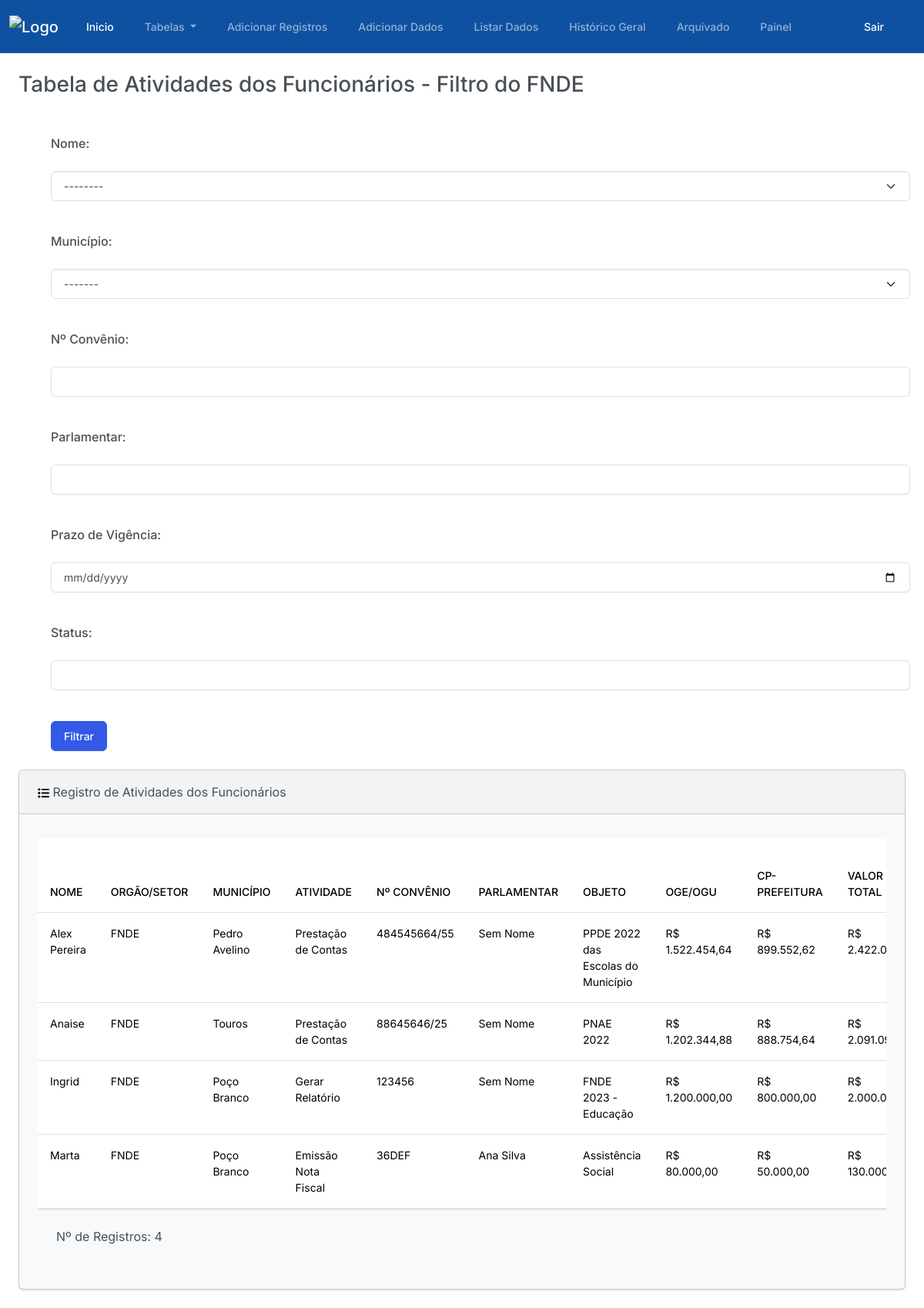
The app's page /tabela_filtrada_fnde/ (signed in) with its own data.
### plataforma/models.py (models this page shows, shortened)
class RegistroFuncionarios(models.Model):
    class Meta:
        verbose_name_plural = "Registros da Tabela Geral"
    nome = models.ForeignKey(Nome, on_delete=models.CASCADE)
    orgao_setor = models.ForeignKey(Setor, on_delete=models.CASCADE)
    municipio = models.ForeignKey(Municipio, on_delete=models.CASCADE)
    atividade = models.ForeignKey(Atividade, on_delete=models.CASCADE)
    num_convenio = models.CharField(max_length=255)
    parlamentar = models.CharField(max_length=255)
    objeto = models.CharField(max_length=255)
    oge_ogu = models.DecimalField(max_digits=10, decimal_places=2)
    cp_prefeitura = models.DecimalField(max_digits=10, decimal_places=2)
    valor_liberado = models.DecimalField(max_digits=10, decimal_places=2, default=0)
    prazo_vigencia = models.DateField()
    situacao = models.CharField(max_length=255)
    providencia = models.CharField(max_length=255)
    status = models.CharField(max_length=20, choices=Status.choices, default=Status.NAO_INICIADO)
    data_recepcao = models.DateField()
    data_inicio = models.DateField(null=True, blank=True)
    documento_pendente = models.BooleanField(default=False)
    documento_cancelado = models.BooleanField(default=False)
    data_fim = models.DateField(null=True, blank=True)
    duracao_dias_uteis = models.IntegerField(default=0)
    def calcular_valores(self):
        valor_total = Decimal(str(self.oge_ogu)) + Decimal(str(self.cp_prefeitura))
        falta_liberar = Decimal(str(self.oge_ogu)) - Decimal(str(self.valor_liberado))
        return valor_total, falta_liberar
    def dia_trabalho_total(self):
        if not self.data_inicio or not self.data_fim:
            return 0
        if isinstance(self.data_inicio, str):
            self.data_inicio = datetime.strptime(self.data_inicio, "%Y-%m-%d").date()
        if isinstance(self.data_fim, str):
            self.data_fim = datetime.strptime(self.data_fim, "%Y-%m-%d").date()
        delta = self.data_fim - self.data_inicio
        dias_uteis = sum(1 for i in range(delta.days + 1) if (self.data_inicio + timedelta(days=i)).weekday() < 5)
        return dias_uteis

class Nome(models.Model):
    nome = models.CharField(max_length=255)

class Setor(models.Model):
    orgao_setor = models.CharField(max_length=255)

class Municipio(models.Model):
    municipio = models.CharField(max_length=255)

class Atividade(models.Model):
    atividade = models.CharField(max_length=255)

### plataforma/views.py (the view)
# urls.py: path('tabela_filtrada_fnde/', views.tabela_filtrada_fnde, name='tabela_filtrada_fnde'),
def tabela_filtrada_fnde(request):
    nomes = Nome.objects.all()
    orgaos_setores = Setor.objects.all()
    municipios = Municipio.objects.all()
    orgao_setor_fnde = Setor.objects.get(orgao_setor='FNDE')
    nome_id = request.GET.get('nome')
    municipio_id = request.GET.get('municipio')
    num_convenio = request.GET.get('num_convenio')
    parlamentar = request.GET.get('parlamentar')
    prazo_vigencia = request.GET.get('prazo_vigencia')
    status = request.GET.get('status')
    registros_filtrados = RegistroFuncionarios.objects.filter(orgao_setor=orgao_setor_fnde)
    if nome_id:
        registros_filtrados = registros_filtrados.filter(nome__id=nome_id)
    if municipio_id:
        registros_filtrados = registros_filtrados.filter(municipio__id=municipio_id)
    if num_convenio:
        registros_filtrados = registros_filtrados.filter(num_convenio__icontains=num_convenio)
    if parlamentar:
        registros_filtrados = registros_filtrados.filter(parlamentar__icontains=parlamentar)
    if prazo_vigencia:
        registros_filtrados = registros_filtrados.filter(prazo_vigencia__icontains=prazo_vigencia)
    if status:
        registros_filtrados = registros_filtrados.filter(status__icontains=status)
    context = {
        'nomes': nomes,
        'orgaos_setores': orgaos_setores,
        'municipios': municipios,
        'registros_filtrados': registros_filtrados,
    }
    return render(request, 'tabela_filtrada_fnde.html', context)

### plataforma/templatetags/custom_filters.py (called while the page is built)
@register.filter(name='format_currency')
def format_currency(value):
    try:
        numeric_value = float(value)
        formatted_value = '{:,.2f}'.format(numeric_value)
        formatted_value = 'R$ ' + formatted_value.replace(',', 'v').replace('.', ',').replace('v', '.')
        return formatted_value
    except ValueError:
        return value

@register.filter(name='formatar_data')
def formatar_data(value):
    if isinstance(value, date):
        return value.strftime('%d/%m/%Y')
    else:
        data_obj = datetime.strptime(value, '%d de %B de %Y')
        return data_obj.strftime('%d/%m/%Y')

### plataforma/templates/tabela_filtrada_fnde.html (shortened to what this page needs)
{% extends "base.html" %}
{% load static %}
{% load humanize %}
{% load custom_filters %}
{% block container %}
  <h3 class="m-4">Tabela de Atividades dos Funcionários - Filtro do FNDE</h3>
  <div class="container">
    <form method="get" action="{% url 'tabela_filtrada_estado' %}">
      <div class="form-group mb-3">
        <fieldset>
          <label class="form-label m-4" for="id_nome">Nome:</label>
          <select class="form-select mx-4" name="nome" id="id_nome">
            <option value="" selected>--------</option>
          </select>
        </fieldset>
      </div>
      <div class="form-group mb-3">
        <label class="form-label m-4" for="id_municipio">Município:</label>
        <select class="form-select mx-4" name="municipio" id="id_municipio">
          <option value="" selected>-------</option>
        </select>
      </div>
      <div class="form-group mb-3">
        <label class="form-label m-4" for="id_num_convenio">Nº Convênio:</label>
        <input class="form-control mx-4" type="text" name="num_convenio" id="id_num_convenio">
      </div>
      <div class="form-group mb-3">
        <label class="form-label m-4" for="id_parlamentar">Parlamentar:</label>
        <input class="form-control mx-4" type="text" name="parlamentar" id="id_parlamentar">
      </div>
      <div class="form-group mb-3">
        <label class="form-label m-4" for="id_prazo_vigencia">Prazo de Vigência:</label>
        <input class="form-control mx-4" type="date" name="prazo_vigencia" id="id_prazo_vigencia">
      </div>
      <div class="form-group mb-3">
        <label class="form-label m-4" for="id_status">Status:</label>
        <input class="form-control mx-4" type="text" name="status" id="id_status">
      </div>
      <button type="submit" class="btn btn-primary m-4">Filtrar</button>
      <br>
    </form>
  </div>
  <div class="row">
    <div class="col-12">
      <div class="card bg-light ms-4 me-4 mb-4">
        <div class="card-header">
          Registro de Atividades dos Funcionários
        </div>
        <div class="card-body">
          <p class="card-text">
            <div class="table-container table-responsive">
              <table class='table table-hover'>
                <thead class="sticky-top">
                  <tr>
                    <th scope="col-fixed">NOME</th>
                    <th scope="col-fixed">ORGÃO/SETOR</th>
                    <th scope="col-fixed">MUNICÍPIO</th>
                    <th scope="col-fixed">ATIVIDADE</th>
                    <th scope="col-fixed">Nº CONVÊNIO</th>
                    <th scope="col-fixed">PARLAMENTAR</th>
                    <th scope="col-fixed">OBJETO</th>
                    <th scope="col-fixed">OGE/OGU</th>
                    <th scope="col-fixed">CP-PREFEITURA</th>
                    <th scope="col-fixed">VALOR TOTAL</th>
                  </tr>
                </thead>
                <tbody>
                  {% if registros_filtrados %}
                    {% for registro in registros_filtrados %}
                      <tr>
                        <td>{{ registro.nome.nome }}</td>
                        <td>{{ registro.orgao_setor.orgao_setor }}</td>
                        <td>{{ registro.municipio.municipio }}</td>
                        <td>{{ registro.atividade.atividade }}</td>
                        <td>{{ registro.num_convenio }}</td>
                        <td>{{ registro.parlamentar }}</td>
                        <td>{{ registro.objeto }}</td>
                        <td>{{ registro.oge_ogu|format_currency }}</td>
                        <td>{{ registro.cp_prefeitura|format_currency }}</td>
                        <td>{{ registro.calcular_valores.0|format_currency }}</td>
                      </tr>
                    {% endfor %}
                  {% else %}
                    <tr>
                      <td colspan="26">Nenhum registro encontrado.</td>
                    </tr>
                  {% endif %}
                </tbody>
              </table>
              {% if registros_filtrados %}
                <p class="m-4">Nº de Registros: {{ registros_filtrados.count }}</p>
              {% else %}
                <p>registros está vazio ou não está sendo passado corretamente.</p>
              {% endif %}
            </div>
          </p>
        </div>
      </div>
    </div>
  </div>
{% endblock container %}

### plataforma/templates/tabela_filtrada_fnde.html (style rules this page uses)
.table-container { overflow: auto; max-height: 650px; }

### records on screen
RegistroFuncionarios: nome.nome "Alex Pereira", orgao_setor.orgao_setor "FNDE", municipio.municipio "Pedro Avelino", atividade.atividade "Prestação de Contas", num_convenio "484545664/55", parlamentar "Sem Nome", objeto "PPDE 2022 das Escolas do Município", oge_ogu "R$ 1.522.454,64", cp_prefeitura "R$ 899.552,62", calcular_valores.0 "R$…"
RegistroFuncionarios: nome.nome "Anaise", orgao_setor.orgao_setor "FNDE", municipio.municipio "Touros", atividade.atividade "Prestação de Contas", num_convenio "88645646/25", parlamentar "Sem Nome", objeto "PNAE 2022", oge_ogu "R$ 1.202.344,88", cp_prefeitura "R$ 888.754,64", calcular_valores.0 "R$…"
RegistroFuncionarios: nome.nome "Ingrid", orgao_setor.orgao_setor "FNDE", municipio.municipio "Poço Branco", atividade.atividade "Gerar Relatório", num_convenio "123456", parlamentar "Sem Nome", objeto "FNDE 2023 - Educação", oge_ogu "R$ 1.200.000,00", cp_prefeitura "R$ 800.000,00", calcular_valores.0 "R$…"
RegistroFuncionarios: nome.nome "Marta", orgao_setor.orgao_setor "FNDE", municipio.municipio "Poço Branco", atividade.atividade "Emissão Nota Fiscal", num_convenio "36DEF", parlamentar "Ana Silva", objeto "Assistência Social", oge_ogu "R$ 80.000,00", cp_prefeitura "R$ 50.000,00", calcular_valores.0 "R$…"

### other values on screen
{{ registros_filtrados.count }} "4"
